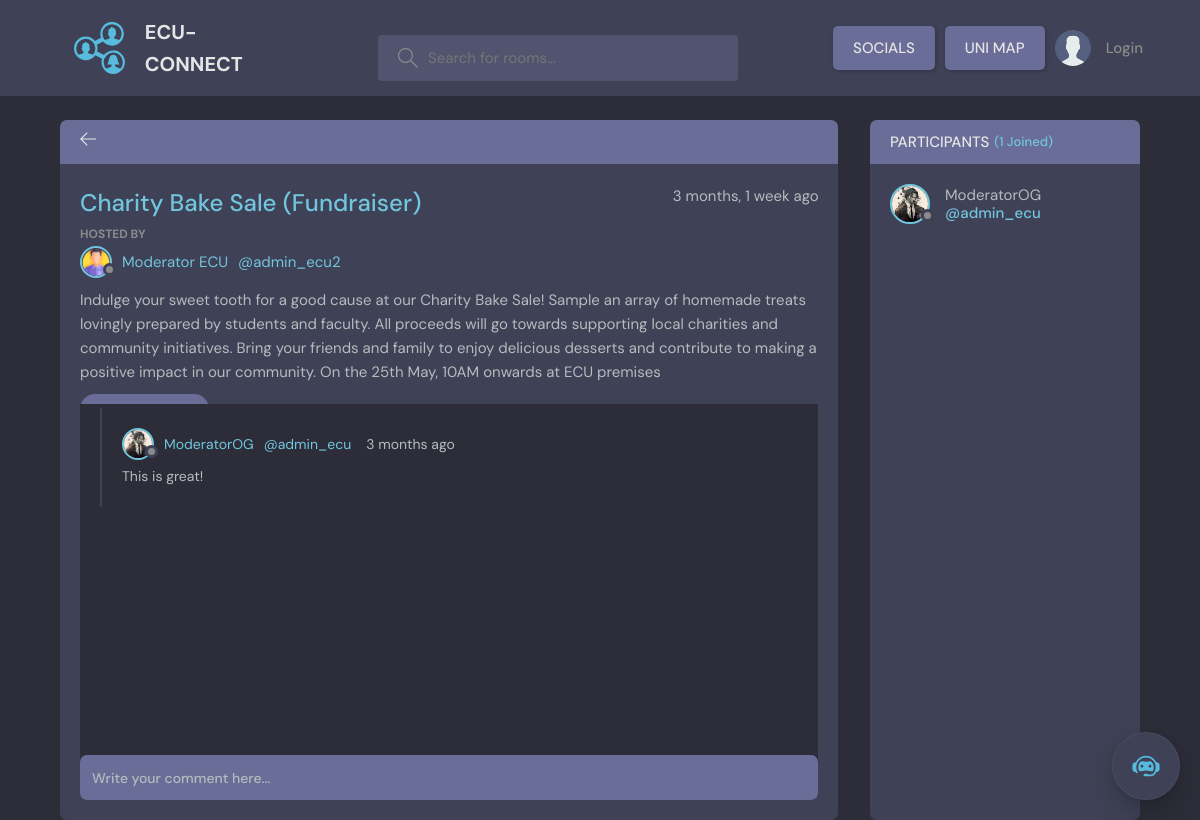
/thread/57/, run on the app's committed database.
### base/models.py (models this page shows, shortened)
class Thread(models.Model):
    host = models.ForeignKey(User, on_delete = models.SET_NULL, null=True)
    topic = models.ForeignKey(Topic, on_delete = models.SET_NULL, null=True)
    name = models.CharField(max_length=200)
    description = models.TextField(null = True, blank = True)
    participants = models.ManyToManyField(User, related_name='participants', blank=True)
    updated = models.DateTimeField(auto_now= True)
    created = models.DateTimeField(auto_now_add= True)
    pinned = models.BooleanField(default=False)
    class Meta:
       ordering = ['-updated', '-created']

class User(AbstractUser):
    username = models.CharField(max_length=150, unique=True, null=True)
    name = models.CharField(max_length=200, null=True)
    email = models.EmailField(unique=True, null=True)
    bio = models.TextField(null=True)
    avatar = models.ImageField(null=True, default="avatar.svg")
    USERNAME_FIELD = 'email'
    REQUIRED_FIELDS = ['username']
    notifications = models.ManyToManyField(Notification, related_name='notifications', blank=True)

class Comment(models.Model):
    user = models.ForeignKey(User, on_delete=models.CASCADE)
    thread = models.ForeignKey(Thread, on_delete=models.CASCADE)
    body = models.TextField()
    updated = models.DateTimeField(auto_now= True)
    created = models.DateTimeField(auto_now_add= True)
    class Meta:
       ordering = ['-updated', '-created']

### base/views.py (the view, shortened to what this page needs)
# urls.py: path('thread/<str:pk>/', views.thread, name="thread"),
def thread(request, pk):
     thread = get_object_or_404(Thread, id=pk) #get the thread according to the given PK, if not, error.
     thread_comments = thread.comment_set.all() #get all the comments related to the thread
     participants = thread.participants.all() #get all the participants related to the thread
     context = {'thread': thread, 'thread_comments': thread_comments, 'participants': participants}
     return render(request, 'base/thread.html', context)

### base/models.py (called while the page is built)
    def __str__(self):
        return self.name

### base/templates/base/thread.html (shortened to what this page needs)
{% extends 'main.html' %}
{% block content %}
    <main class="profile-page layout layout--2">
      <div class="container">
        <div class="room">
          <div class="room__top">
            <div class="room__topLeft">
              <a href="{% url 'home' %}">
                <svg version="1.1" xmlns="http://www.w3.org/2000/svg" width="32" height="32" viewBox="0 0 32 32">
                  <title>arrow-left</title>
                  <path
                    d="M13.723 2.286l-13.723 13.714 13.719 13.714 1.616-1.611-10.96-10.96h27.625v-2.286h-27.625l10.965-10.965-1.616-1.607z"
                  ></path>
                </svg>
              </a>
            </div>
          </div>
          <div class="room__box scroll">
            <div class="room__header scroll">
              <div class="room__info">
                <h3>{{thread.name}}</h3>
                <span>{{thread.created|timesince}} ago</span>
              </div>
              <div class="room__hosted">
                <p>Hosted By</p>
                <a href="{% url 'user_profile' thread.host.id %}" class="room__author">
                  <div class="avatar avatar--small">
                    <img src="{{thread.host.avatar.url}}" />
                  </div>
                  {{thread.host.name}}
                  <span>@{{thread.host.username}}</span>
                </a>
              </div>
              <div class="room__details">
                <p>{{thread.description}}</p>
              </div>
              <span class="room__topics">{{thread.topic}}</span>
            </div>
            <div class="room__conversation">
              <div class="threads scroll">
                {% for comment in thread_comments %}
                <div class="thread">
                  <div class="thread__top">
                    <div class="thread__author">
                      <a href="{% url 'user_profile' comment.user.id %}" class="thread__authorInfo">
                        <div class="avatar avatar--small">
                          <img src="{{comment.user.avatar.url}}" />
                        </div>
                        {{comment.user.name}}
                        <span>@{{comment.user.username}}</span>
                      </a>
                      <span class="thread__date">{{comment.created|timesince}} ago</span>
                    </div>
                  </div>
                  <div class="thread__details">
                    {{comment.body}}
                  </div>
                </div>
                {% endfor %}
              </div>
            </div>
          </div>
          <div class="room__message">
            <form action="" method = "POST" >
              <input name="body" placeholder="Write your comment here..." /></form>
          </div>
        </div>
        <div class="participants">
          <h3 class="participants__top">Participants <span>({{participants.count}} Joined)</span></h3>
          <div class="participants__list scroll">
            {% for user in participants %}
            <a href="{% url 'user_profile' user.id %}" class="participant">
              <div class="avatar avatar--medium">
                <img src="{{user.avatar.url}}" />
              </div>
              <p>
                {{user.name}}
                <span>@{{user.username}}</span>
              </p>
            </a>
            {% endfor %}
          </div>
        </div>
      </div>
    </main>
{% endblock %}

### data on the page
Thread: name "Charity Bake Sale (Fundraiser)", created "3 months, 1 week", host.avatar (picture), host.name "Moderator ECU", host.username "admin_ecu2", description "Indulge your sweet tooth for a good cause at our Charity Bake Sale! Sample an array of homemade treats lovingly prepared by students and faculty. All proceeds will go towards supporting local charities and community initiatives. Bring your friends and family to enjoy delicious desserts and contribute to making a positive impact in our community. On the 25th May, 10AM onwards at ECU premises"
Comment: user.avatar (picture), user.name "ModeratorOG", user.username "admin_ecu", created "3 months", body "This is great!"
User: avatar (picture), name "ModeratorOG", username "admin_ecu"

### other printed values
{{ participants.count }} "1"
